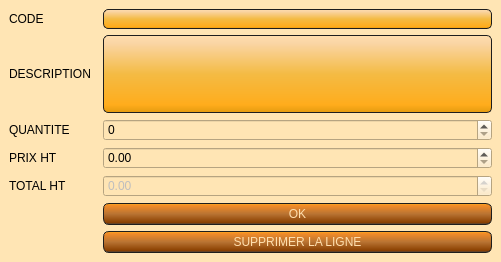
<?xml version="1.0" encoding="UTF-8"?>
<ui version="4.0">
 <class>ligne_devis</class>
 <widget class="QMainWindow" name="ligne_devis">
  <property name="geometry">
   <rect>
    <x>0</x>
    <y>0</y>
    <width>501</width>
    <height>262</height>
   </rect>
  </property>
  <property name="windowTitle">
   <string>AssoGestion - Ligne devis - AMSE</string>
  </property>
  <property name="styleSheet">
   <string notr="true">QWidget
{
    background-color: #FFE5B4;
}
QLineEdit
{
    background-color: QLinearGradient( x1: 0, y1: 0, x2: 0, y2: 1, stop: 0 #FFDEAD, stop: 0.1 #FAD5A5, stop: 0.5 #F4BB44, stop: 0.9 #FFAC1C, stop: 1 #E49B0F);
    padding: 1px;
    border-style: solid;
    border: 1px solid #1e1e1e;
    border-radius: 5;
}

QTextEdit
{
    background-color: QLinearGradient( x1: 0, y1: 0, x2: 0, y2: 1, stop: 0 #FFDEAD, stop: 0.1 #FAD5A5, stop: 0.5 #F4BB44, stop: 0.9 #FFAC1C, stop: 1 #E49B0F);
    padding: 1px;
    border-style: solid;
    border: 1px solid #1e1e1e;
    border-radius: 5;
}

QPushButton
{
    color: #FFDEAD;
    background-color: QLinearGradient( x1: 0, y1: 0, x2: 0, y2: 1, stop: 0 #FFAC1C, stop: 0.1 #F28C28, stop: 0.5 #B87333, stop: 0.9 #8B4000, stop: 1 #464646);
    border-width: 1px;
    border-color: #1e1e1e;
    border-style: solid;
    border-radius: 6;
    padding: 3px;
    font-size: 12px;
    padding-left: 5px;
    padding-right: 5px;
    min-width: 40px;
}

QPushButton:pressed
{
    background-color: QLinearGradient( x1: 0, y1: 0, x2: 0, y2: 1, stop: 0 #2d2d2d, stop: 0.1 #2b2b2b, stop: 0.5 #292929, stop: 0.9 #282828, stop: 1 #252525);
}

QComboBox
{
	color: #FFDEAD;
    selection-background-color: #FFDEAD;
    background-color: QLinearGradient( x1: 0, y1: 0, x2: 0, y2: 1, stop: 0 #FFAC1C, stop: 0.1 #F28C28, stop: 0.5 #B87333, stop: 0.9 #8B4000, stop: 1 #464646);
    border-style: solid;
    border: 1px solid #1e1e1e;
    border-radius: 5;
}

QComboBox:hover,QPushButton:hover
{
    border: 2px solid QLinearGradient( x1: 0, y1: 0, x2: 0, y2: 1, stop: 0 #FFAC1C, stop: 1 #F28C28);
}


QComboBox:on
{
    padding-top: 3px;
    padding-left: 4px;
    background-color: QLinearGradient( x1: 0, y1: 0, x2: 0, y2: 1, stop: 0 #2d2d2d, stop: 0.1 #2b2b2b, stop: 0.5 #292929, stop: 0.9 #282828, stop: 1 #252525);
    selection-background-color: #ffaa00;
}

QComboBox QAbstractItemView
{
    border: 2px solid darkgray;
    selection-background-color: QLinearGradient( x1: 0, y1: 0, x2: 0, y2: 1, stop: 0 #ffa02f, stop: 1 #d7801a);
}

QComboBox::drop-down
{
     subcontrol-origin: padding;
     subcontrol-position: top right;
     width: 15px;

     border-left-width: 0px;
     border-left-color: darkgray;
     border-left-style: solid; /* just a single line */
     border-top-right-radius: 3px; /* same radius as the QComboBox */
     border-bottom-right-radius: 3px;
 }


QScrollBar:horizontal {
     border: 1px solid #222222;
     background: QLinearGradient( x1: 0, y1: 0, x2: 0, y2: 1, stop: 0.0 #121212, stop: 0.2 #282828, stop: 1 #484848);
     height: 7px;
     margin: 0px 16px 0 16px;
}

QScrollBar::handle:horizontal
{
      background: QLinearGradient( x1: 0, y1: 0, x2: 1, y2: 0, stop: 0 #ffa02f, stop: 0.5 #d7801a, stop: 1 #ffa02f);
      min-height: 20px;
      border-radius: 2px;
}

QScrollBar::add-line:horizontal {
      border: 1px solid #1b1b19;
      border-radius: 2px;
      background: QLinearGradient( x1: 0, y1: 0, x2: 1, y2: 0, stop: 0 #ffa02f, stop: 1 #d7801a);
      width: 14px;
      subcontrol-position: right;
      subcontrol-origin: margin;
}

QScrollBar::sub-line:horizontal {
      border: 1px solid #1b1b19;
      border-radius: 2px;
      background: QLinearGradient( x1: 0, y1: 0, x2: 1, y2: 0, stop: 0 #ffa02f, stop: 1 #d7801a);
      width: 14px;
     subcontrol-position: left;
     subcontrol-origin: margin;
}

QScrollBar::right-arrow:horizontal, QScrollBar::left-arrow:horizontal
{
      border: 1px solid black;
      width: 1px;
      height: 1px;
      background: white;
}

QScrollBar::add-page:horizontal, QScrollBar::sub-page:horizontal
{
      background: none;
}

QScrollBar:vertical
{
      background: QLinearGradient( x1: 0, y1: 0, x2: 1, y2: 0, stop: 0.0 #121212, stop: 0.2 #282828, stop: 1 #484848);
      width: 7px;
      margin: 16px 0 16px 0;
      border: 1px solid #222222;
}

QScrollBar::handle:vertical
{
      background: QLinearGradient( x1: 0, y1: 0, x2: 0, y2: 1, stop: 0 #ffa02f, stop: 0.5 #d7801a, stop: 1 #ffa02f);
      min-height: 20px;
      border-radius: 2px;
}

QScrollBar::add-line:vertical
{
      border: 1px solid #1b1b19;
      border-radius: 2px;
      background: QLinearGradient( x1: 0, y1: 0, x2: 0, y2: 1, stop: 0 #ffa02f, stop: 1 #d7801a);
      height: 14px;
      subcontrol-position: bottom;
      subcontrol-origin: margin;
}

QScrollBar::sub-line:vertical
{
      border: 1px solid #1b1b19;
      border-radius: 2px;
      background: QLinearGradient( x1: 0, y1: 0, x2: 0, y2: 1, stop: 0 #d7801a, stop: 1 #ffa02f);
      height: 14px;
      subcontrol-position: top;
      subcontrol-origin: margin;
}

QScrollBar::up-arrow:vertical, QScrollBar::down-arrow:vertical
{
      border: 1px solid black;
      width: 1px;
      height: 1px;
      background: white;
}


QScrollBar::add-page:vertical, QScrollBar::sub-page:vertical
{
      background: none;
}

QHeaderView::section:horizontal
{
    background-color: QLinearGradient( x1: 0, y1: 0, x2: 0, y2: 1, stop: 0 #FFAC1C, stop: 0.1 #F28C28, stop: 0.5 #B87333, stop: 0.9 #8B4000, stop: 1 #464646);
    color: #FFDEAD;;
    padding-left: 4px;
    border: 1px solid #6c6c6c;
}
QHeaderView::section:vertical
{
    background-color: QLinearGradient( x1: 0, y1: 0, x2: 0, y2: 1, stop: 0 #FFAC1C, stop: 0.1 #F28C28, stop: 0.5 #B87333, stop: 0.9 #8B4000, stop: 1 #464646);
    color: #FFDEAD;;
    padding-left: 4px;
    border: 1px solid #6c6c6c;
}
QTableWidget QTableCornerButton::section {
    background-color: QLinearGradient( x1: 0, y1: 0, x2: 0, y2: 1, stop: 0 #FFAC1C, stop: 0.1 #F28C28, stop: 0.5 #B87333, stop: 0.9 #8B4000, stop: 1 #464646);
}
QTableWidget::item:selected{ background-color: QLinearGradient( x1: 0, y1: 0, x2: 0, y2: 1, stop: 0 #FFDEAD, stop: 0.1 #FAD5A5, stop: 0.5 #F4BB44, stop: 0.9 #FFAC1C, stop: 1 #E49B0F); }

QDateEdit
{
border : 2px solid #E49B0F;
background-color : QLinearGradient( x1: 0, y1: 0, x2: 0, y2: 1, stop: 0 #FFDEAD, stop: 0.1 #FAD5A5, stop: 0.5 #F4BB44, stop: 0.9 #FFAC1C, stop: 1 #E49B0F);;
padding : 5px;
}
QDateEdit::up-arraow
{
border : 2px solid black;
background-color : lightgreen;

}
QDateEdit::down-arrow
{
background-color : #E49B0F;
}

QTabWidget::tab-bar {
   border: 1px solid #E49B0F;
}

QTabBar::tab {
  background: #8B4000;
  color: white;
  padding: 10px;
 }

 QTabBar::tab:selected {
  background: #E49B0F;
 }

QTabWidget::pane { 
   border: none;
}</string>
  </property>
  <widget class="QWidget" name="centralwidget">
   <layout class="QGridLayout" name="gridLayout">
    <item row="3" column="2">
     <widget class="QDoubleSpinBox" name="spin_pu">
      <property name="maximum">
       <double>999999.000000000000000</double>
      </property>
     </widget>
    </item>
    <item row="0" column="2">
     <widget class="QLineEdit" name="code_edit">
      <property name="enabled">
       <bool>true</bool>
      </property>
     </widget>
    </item>
    <item row="4" column="0">
     <widget class="QLabel" name="label_5">
      <property name="text">
       <string>TOTAL HT</string>
      </property>
     </widget>
    </item>
    <item row="5" column="2">
     <widget class="QPushButton" name="button_ok">
      <property name="text">
       <string>OK</string>
      </property>
     </widget>
    </item>
    <item row="0" column="0">
     <widget class="QLabel" name="label">
      <property name="text">
       <string>CODE</string>
      </property>
     </widget>
    </item>
    <item row="4" column="2">
     <widget class="QDoubleSpinBox" name="spin_total">
      <property name="enabled">
       <bool>false</bool>
      </property>
      <property name="maximum">
       <double>999999.000000000000000</double>
      </property>
     </widget>
    </item>
    <item row="2" column="0">
     <widget class="QLabel" name="label_3">
      <property name="text">
       <string>QUANTITE</string>
      </property>
     </widget>
    </item>
    <item row="1" column="0">
     <widget class="QLabel" name="label_2">
      <property name="text">
       <string>DESCRIPTION</string>
      </property>
     </widget>
    </item>
    <item row="3" column="0" colspan="2">
     <widget class="QLabel" name="label_4">
      <property name="text">
       <string>PRIX HT</string>
      </property>
     </widget>
    </item>
    <item row="2" column="2">
     <widget class="QSpinBox" name="spin_qty">
      <property name="maximum">
       <number>9999999</number>
      </property>
     </widget>
    </item>
    <item row="6" column="2">
     <widget class="QPushButton" name="button_delete">
      <property name="text">
       <string>SUPPRIMER LA LIGNE</string>
      </property>
     </widget>
    </item>
    <item row="1" column="2">
     <widget class="QTextEdit" name="desc_edit"/>
    </item>
   </layout>
  </widget>
 </widget>
 <tabstops>
  <tabstop>code_edit</tabstop>
  <tabstop>spin_qty</tabstop>
  <tabstop>spin_pu</tabstop>
  <tabstop>spin_total</tabstop>
  <tabstop>button_ok</tabstop>
 </tabstops>
 <resources/>
 <connections/>
</ui>
